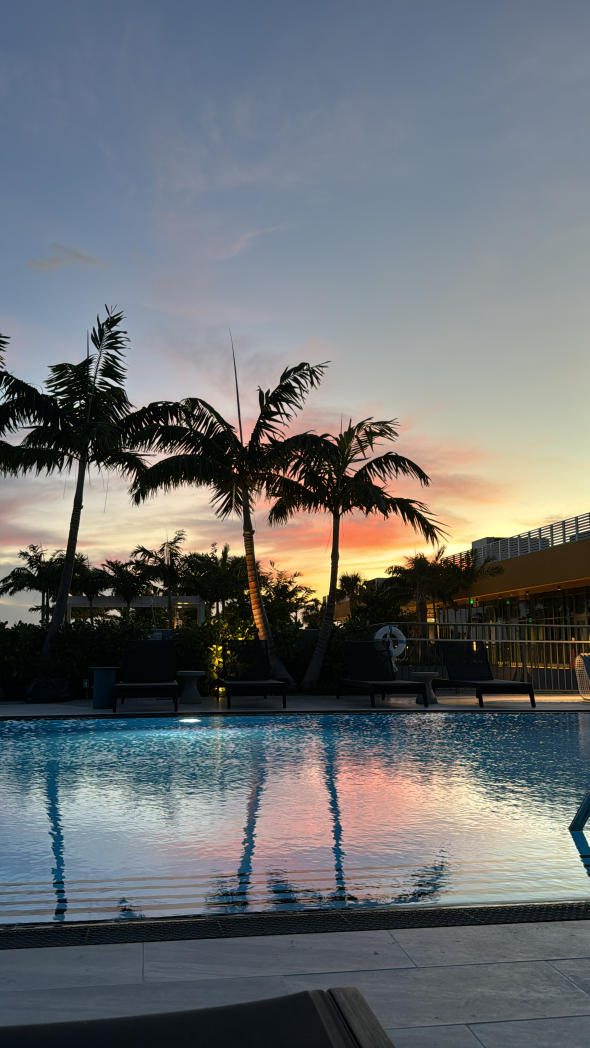
#> input picture DataTransformationAndManipulation/Chapter7_Image_Data_Processing/image.JPG, 1179 x 2096 px, found by its file name (shown at 1/2 size)
$ jupyter execute 03_Image_Transformation_Techniques.ipynb
#> lines starting #> are read from the running program, lines starting #| are printed output that depends on the picture; after the words box and inside, x2 and y2 are one past the last pixel; in counts of white or black regions, pixels touching at a corner belong together
# Image Transformation Techniques

In this notebook, we will explore various techniques for transforming image data. These techniques are crucial for enhancing the dataset through data augmentation and improving image quality through filtering and denoising. The techniques we will cover include data augmentation (rotation, translation, flip, zoom), filtering and denoising (smoothing filters, edge detection), and color masks.

## 1. Data Augmentation

Data augmentation involves generating new training samples from existing ones through various transformations. This helps in increasing the diversity of the dataset, improving the robustness of machine learning models.

- **Rotation**: Rotating the image by a specified angle.
- **Translation**: Shifting the image along the x and y axes.
- **Flip**: Flipping the image horizontally or vertically.
- **Zoom**: Zooming into the image by a specified factor.

## 2. Filtering and Denoising

Filtering and denoising techniques are used to improve image quality by reducing noise and enhancing important features.

- **Smoothing Filters**: Applying filters to smooth the image and reduce noise.
- **Edge Detection**: Detecting edges in the image to highlight important structural features.

## 3. Color Masks

Color masks are used to highlight or isolate specific features in an image based on their color. This is useful for tasks such as object detection, segmentation, and image enhancement.

- **Creating a Color Mask**: Defining a range of colors to isolate.
- **Applying a Color Mask**: Using the mask to highlight or alter specific parts of the image.

[cell 1]
# Import necessary libraries
import numpy as np
import cv2
import matplotlib.pyplot as plt

# Function to display images
def display_image(image, title='Image', cmap=None):
    plt.figure(figsize=(6, 6))
    plt.imshow(image, cmap=cmap)
    plt.title(title)
    plt.axis('off')
    plt.show()

# Load an example image
image_path = 'image.jpg'
image = cv2.imread(image_path)
#> image is the input picture: shape (2096, 1179, 3); mean B, G, R 113.4, 110.5, 106.6

image = cv2.cvtColor(image, cv2.COLOR_BGR2RGB)  # Convert from BGR to RGB for correct color display

# Display original image
display_image(image, title='Original Image')

[cell 2]
# Rotation
angle = 45  # rotate by 45 degrees
(h, w) = image.shape[:2]
#> h = 2096; w = 1179
center = (w // 2, h // 2)
#> center = (589, 1048)
M = cv2.getRotationMatrix2D(center, angle, 1.0)
rotated_image = cv2.warpAffine(image, M, (w, h))
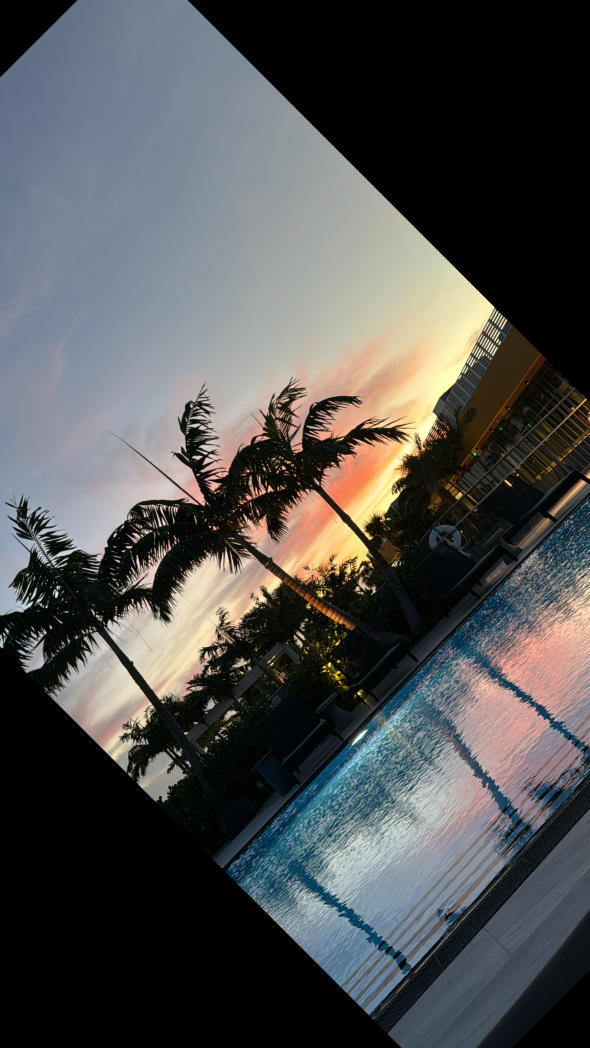
#> rotated_image: shape (2096, 1179, 3) (shown at 1/2 size); mean R, G, B 79.6, 80.6, 80.2
display_image(rotated_image, title='Rotated Image')

[cell 3]
# Translation
shift_x, shift_y = 50, 30  # shift by 50 pixels right and 30 pixels down
M = np.float32([[1, 0, shift_x], [0, 1, shift_y]])
translated_image = cv2.warpAffine(image, M, (w, h))
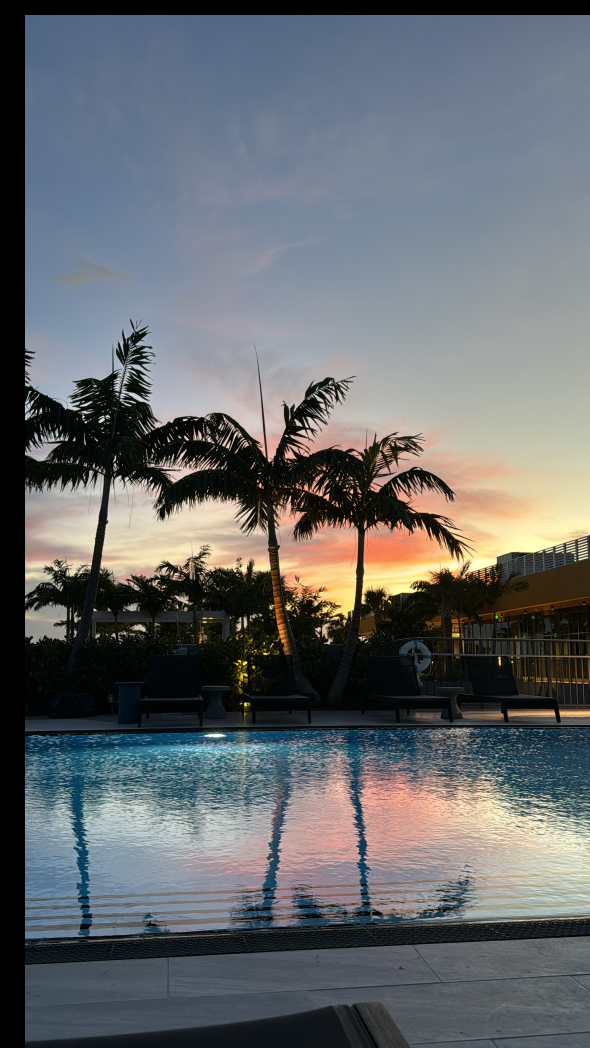
#> translated_image: shape (2096, 1179, 3) (shown at 1/2 size); mean R, G, B 101.1, 104.7, 107.7
display_image(translated_image, title='Translated Image')

[cell 4]
# Flip
flipped_image = cv2.flip(image, 1)  # horizontal flip
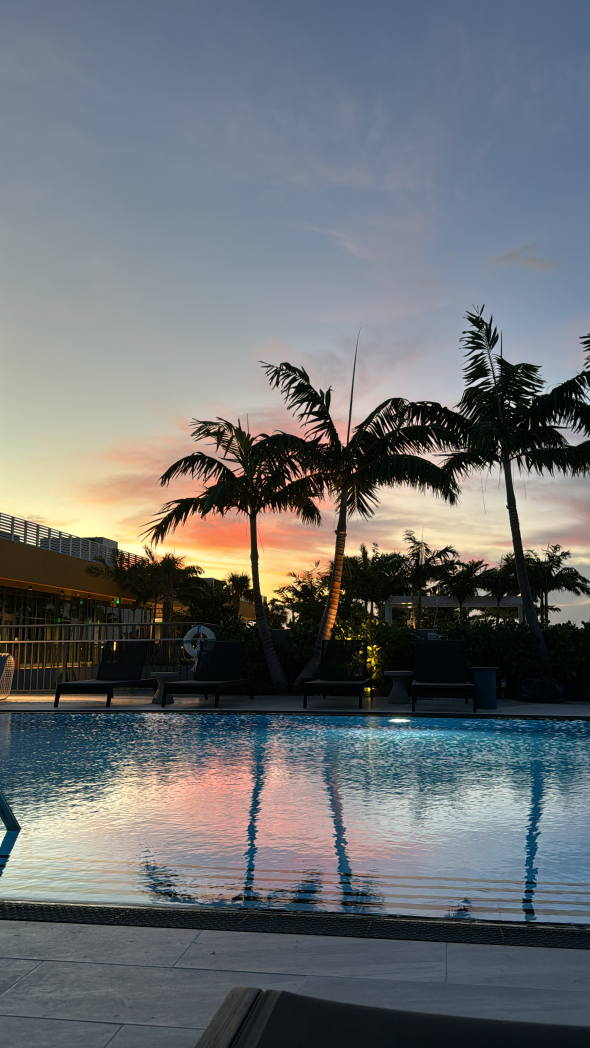
#> flipped_image: shape (2096, 1179, 3) (shown at 1/2 size); mean R, G, B 106.6, 110.5, 113.4
display_image(flipped_image, title='Flipped Image')

[cell 5]
# Zoom
zoom_factor = 1.5
(h, w) = image.shape[:2]
center_x, center_y = w // 2, h // 2
#> center_x = 589; center_y = 1048

# Coordinates of the zoomed area
x1 = int(center_x - w / (2 * zoom_factor))
#> x1 = 196
x2 = int(center_x + w / (2 * zoom_factor))
#> x2 = 982
y1 = int(center_y - h / (2 * zoom_factor))
#> y1 = 349
y2 = int(center_y + h / (2 * zoom_factor))
#> y2 = 1746

zoomed_image = image[y1:y2, x1:x2]
zoomed_image = cv2.resize(zoomed_image, (w, h))
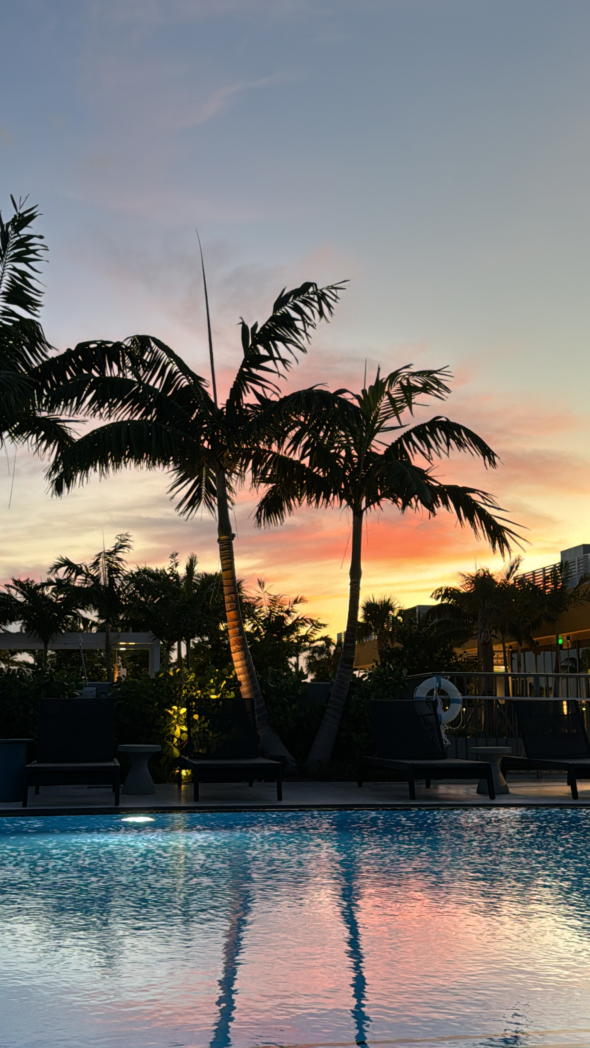
#> zoomed_image: shape (2096, 1179, 3) (shown at 1/2 size); mean R, G, B 118.3, 115.3, 112.3
display_image(zoomed_image, title='Zoomed Image')

[cell 6]
# Smoothing filter
smoothed_image = cv2.GaussianBlur(image, (9, 9), 0)
display_image(smoothed_image, title='Smoothed Image')

[cell 7]
# Edge detection
gray_image = cv2.cvtColor(image, cv2.COLOR_RGB2GRAY)
edges = cv2.Canny(gray_image, 100, 200)
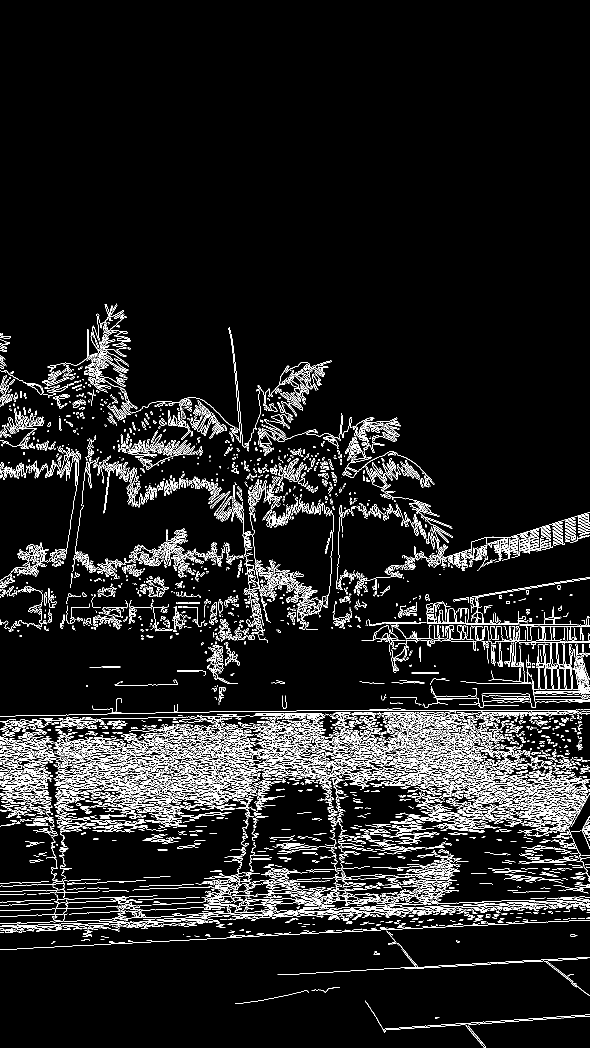
#> edges: shape (2096, 1179) (shown at 1/2 size); 7.4% white in thin lines or dots, all inside (x1, y1, x2, y2) = (0, 607, 1179, 2096)
display_image(edges, title='Edge Detection', cmap='gray')

[cell 8]
# Define the color range for masking (e.g., blue color range)
lower_blue = np.array([90, 50, 50], dtype=np.uint8)
upper_blue = np.array([130, 255, 255], dtype=np.uint8)

# Convert the image to HSV color space
hsv_image = cv2.cvtColor(image, cv2.COLOR_RGB2HSV)
#> hsv_image: shape (2096, 1179, 3); mean H, S, V 79.8, 75.7, 124

# Create the mask
mask = cv2.inRange(hsv_image, lower_blue, upper_blue)
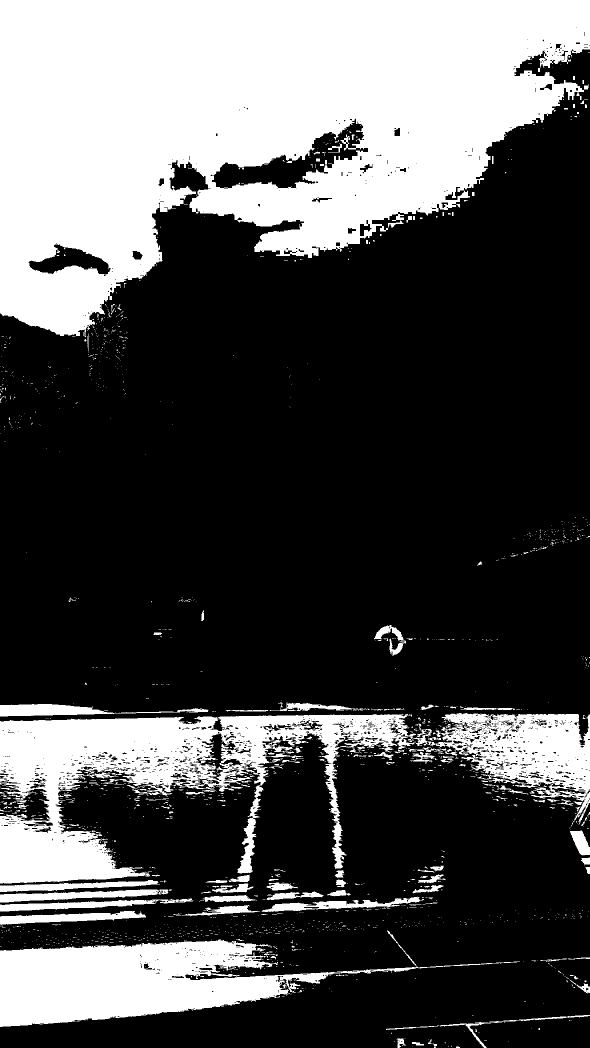
#> mask: shape (2096, 1179) (shown at 1/2 size); 31.3% white; 1828 white regions (1646 under 20 px), largest, box (x1, y1, x2, y2) and area: (0, 0, 1179, 674) 505631, (0, 1428, 832, 1767) 108992, (0, 1861, 1040, 2054) 75084

# Apply the mask to the image
masked_image = cv2.bitwise_and(image, image, mask=mask)
display_image(masked_image, title='Masked Image (Blue)')

[cell 9]
# Define the color range for masking (e.g., blue color range)
lower_red = np.array([0, 50, 50], dtype=np.uint8)
upper_red = np.array([10, 255, 255], dtype=np.uint8)

# Convert the image to HSV color space
hsv_image = cv2.cvtColor(image, cv2.COLOR_RGB2HSV)

# Create the mask
mask = cv2.inRange(hsv_image, lower_red, upper_red)
#> mask: shape (2096, 1179); 3.5% white; 1814 white regions (1679 under 20 px), largest, box (x1, y1, x2, y2) and area: (668, 1512, 870, 1691) 21993, (532, 1529, 670, 1694) 11921, (497, 964, 667, 1098) 11146

# Apply the mask to the image
masked_image = cv2.bitwise_and(image, image, mask=mask)
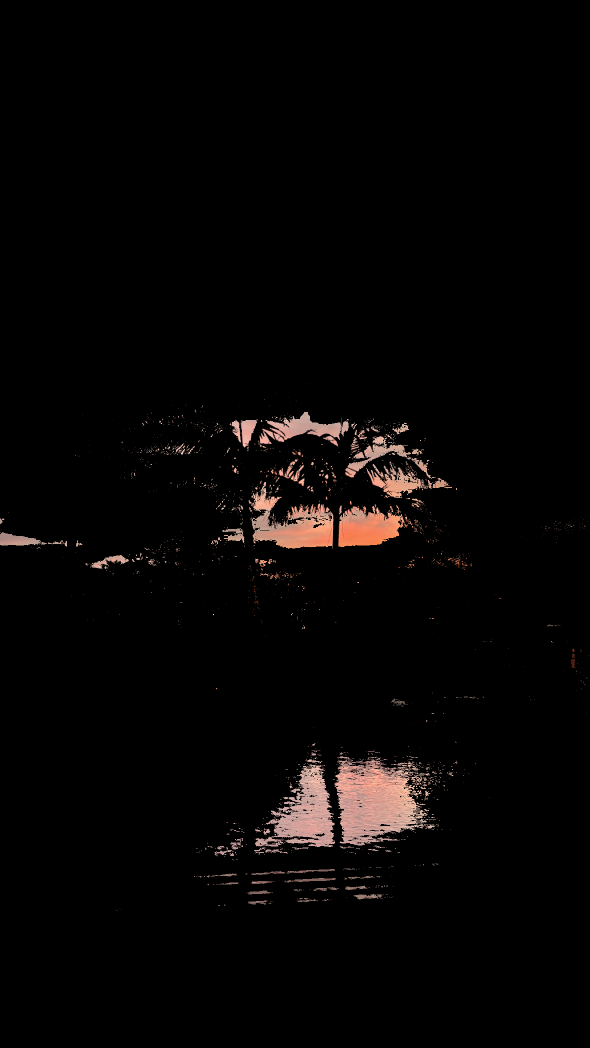
#> masked_image: shape (2096, 1179, 3) (shown at 1/2 size); mean R, G, B 7, 5.2, 4.6
display_image(masked_image, title='Masked Image (Red)')
